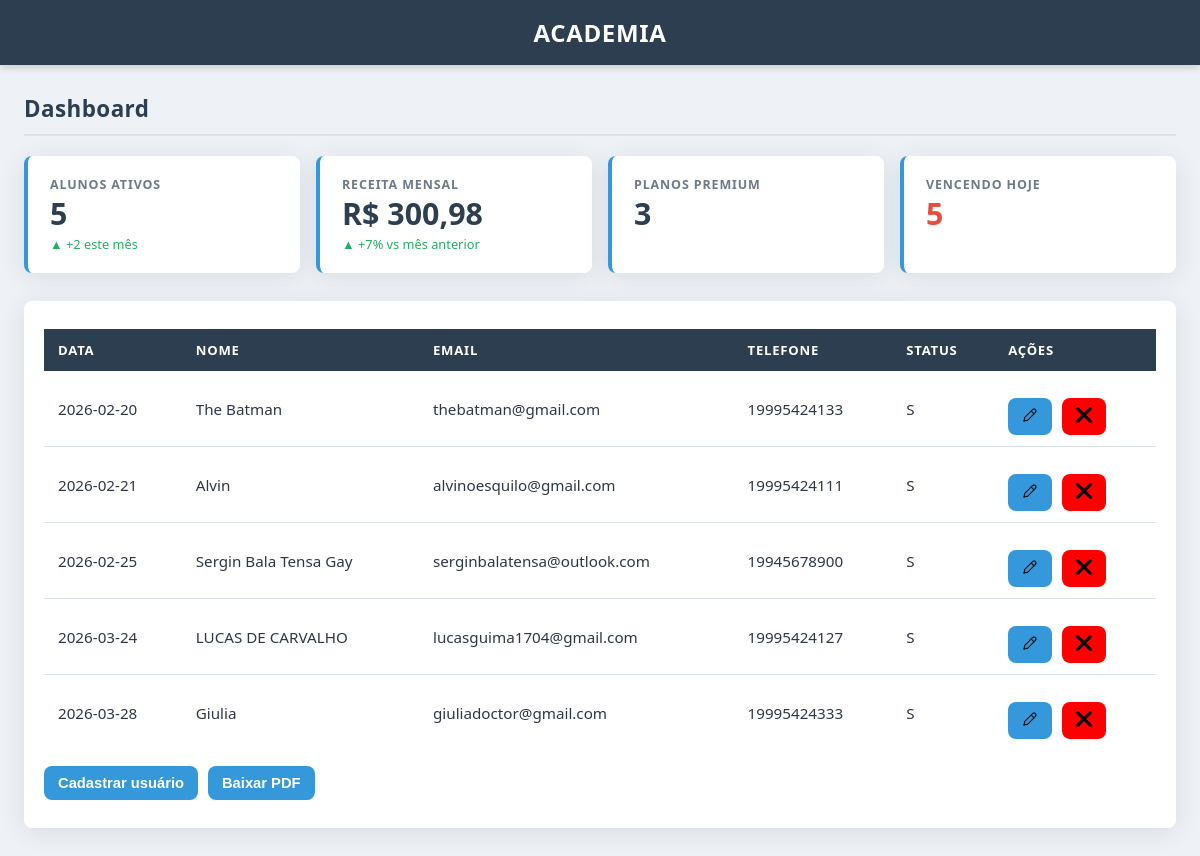
Before: / with the older database file.
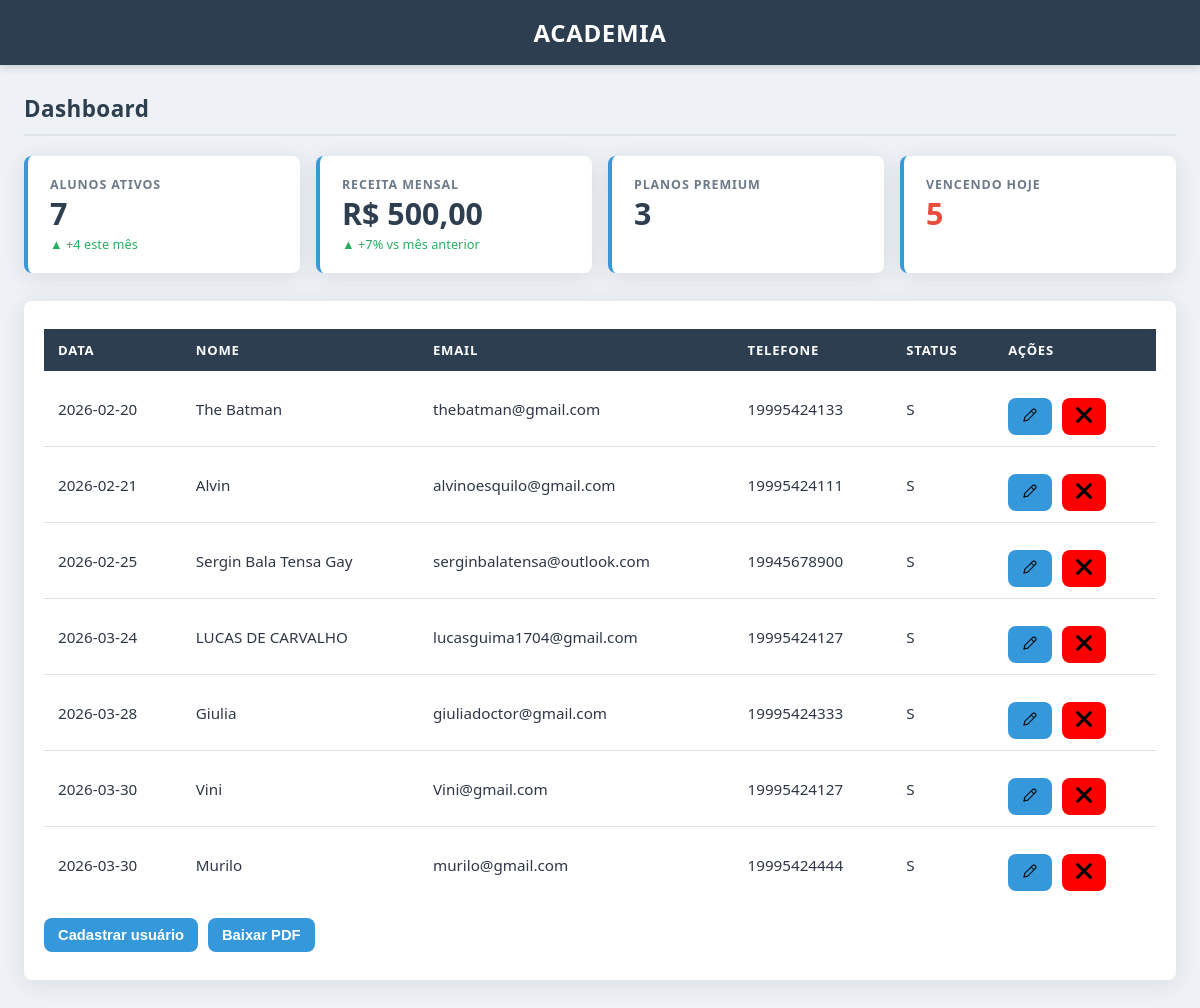
After: the same page with the newer database file.
### tables this page shows
CREATE TABLE users (
	id integer primary key autoincrement,
	full_name text not null,
	email text unique not null,
	password text not null,
	phone text,
	created_at date,
	status text
);

### src/Repository/UserRepository.php (called while the page is built, shortened)
<?php
class UserRepository
{
    private PDO $connection;
    public function __construct(PDO $connection)
    {
        $this->connection = $connection;
    }
    public function formatUser($user){
        return new User(
            $user['id'],
            $user['full_name'],
            $user['email'],
            $user['password'],
            $user['created_at'],
            $user['phone'],
            $user['status']
        );
    }
    public function getAllUsers() {
        $sql = "SELECT *FROM users;";
        $stmt = $this->connection->query($sql);
        $users = $stmt->fetchAll(PDO::FETCH_ASSOC);
        return array_map([$this, 'formatUser'], $users);
    }
    public function countUsersByStatus(string $status): int {
        $sql = "SELECT COUNT(*) FROM users WHERE status = :status;";
        $stmt = $this->connection->prepare($sql);
        $stmt->bindValue(':status', $status, PDO::PARAM_STR);
        $stmt->execute();
        return (int) $stmt->fetchColumn();
    }
    public function usersActivesThisMonth(string $lastDay, string $firstDay): string {
        $sql = "SELECT COUNT(*) FROM users WHERE status = 'S' AND created_at BETWEEN :firstDay and :lastDay;";
        $stmt = $this->connection->prepare($sql);
        $stmt->bindValue(':firstDay', $firstDay, PDO::PARAM_STR);
        $stmt->bindValue(':lastDay', $lastDay, PDO::PARAM_STR);
        $stmt->execute();
        return " ▲ +{$stmt->fetchColumn()} este mês";
    }
}

### src/Repository/SubscriptionRepository.php (called while the page is built, shortened)
<?php
class SubscriptionRepository
{
    private PDO $connection;
    public function __construct(PDO $connection)
    {
        $this->connection = $connection;
    }
    public function countPlan(string $plan): int {
        $sql = "SELECT COUNT(*) FROM users_plans inner JOIN plans ON users_plans.plan_id = plans.id WHERE plans.name = :plan";
        $stmt = $this->connection->prepare($sql);
        $stmt->bindValue(':plan', $plan, PDO::PARAM_STR);
        $stmt->execute();
        return (int) $stmt->fetchColumn();
    }
    public function getMonthlyRevenue(string $firstDay, string $lastDay): float {
        $sql = "SELECT SUM(plans.price)
                FROM users_plans
                INNER JOIN users  ON users_plans.user_id = users.id
                INNER JOIN plans  ON users_plans.plan_id = plans.id
                WHERE users.created_at BETWEEN :firstDay AND :lastDay";
        $stmt = $this->connection->prepare($sql);
        $stmt->bindValue(':firstDay', $firstDay, PDO::PARAM_STR);
        $stmt->bindValue(':lastDay',  $lastDay,  PDO::PARAM_STR);
        $stmt->execute();
        return (float) $stmt->fetchColumn();
    }
}

### src/Domain/User.php (called while the page is built, shortened)
<?php
class User {
    private ?int $id;
    private string $full_name;
    private string $email;
    private string $date;
    private string $phone;
    private string $status;
    public function __construct(
        ?int $id,
        string $full_name,
        string $email,
        string $password,
        string $date,
        string $phone,
        string $status,
    ) {
        $this->id = $id;
        $this->full_name = $full_name;
        $this->email = $email;
        $this->date = $date;
        $this->phone = $phone;
        $this->status = $status;
    }
    public function id(): ?int
    {
        return $this->id;
    }
    public function fullName(): string
    {
        return $this->full_name;
    }
    public function email(): string
    {
        return $this->email;
    }
    public function date(): string
    {
        return $this->date;
    }
    public function phone(): string
    {
        return $this->phone;
    }
    public function status(): string
    {
        return $this->status;
    }
}

### index.php (the view, shortened to what this page needs)
<?php
$connection = Connection::getConnection();
$repository = new UserRepository($connection);
$SubriptionRepository = new SubscriptionRepository($connection);
function getMonthRange($year = null, $month = null) {
    $year = $year ?? date('Y');
    $month = $month ?? date('m');
    $firstDay = date("Y-m-01", strtotime("$year-$month-01"));
    $lastDay = date("Y-m-t", strtotime("$year-$month-01"));
    return [$firstDay, $lastDay];
}
try {
  $users = $repository->getAllUsers();
  $usersActive = $repository->countUsersByStatus('S');
  $usersPremium = $SubriptionRepository->countPlan('Premium');
  list($firstDay, $lastDay) = getMonthRange();
  $usersActivesThisMonth = $repository->usersActivesThisMonth($lastDay, $firstDay);
  $monthlyRevenue = $SubriptionRepository->getMonthlyRevenue($firstDay, $lastDay);
}catch(PDOException $e){
  echo $e->getMessage();
}
?>
<!DOCTYPE html>
<html lang="en">
<head>
    <link rel="stylesheet" href="css/style.css">
    <link rel="stylesheet" href="css/index.css">
</head>
<body>
    <header>
    <h1>Academia</h1>
  </header>
    <div id="dashboard" class="screen">
    <div class="page-title">Dashboard</div>
    <div class="stats-grid">
      <div class="stat-card">
        <div class="stat-label">Alunos Ativos</div>
        <div class="stat-value"><?= $usersActive ?></div>
        <div class="stat-delta"><?= $usersActivesThisMonth ?></div>
      </div>
      <div class="stat-card">
        <div class="stat-label">Receita Mensal</div>
        <div class="stat-value">R$ <?= number_format($monthlyRevenue, 2, ',', '.') ?></div>
        <div class="stat-delta">▲ +7% vs mês anterior</div>
      </div>
      <div class="stat-card">
        <div class="stat-label">Planos Premium</div>
        <div class="stat-value"><?= $usersPremium ?></div>
      </div>
      <div class="stat-card">
        <div class="stat-label">Vencendo Hoje</div>
        <div class="stat-value" style="color: var(--color-danger)">5</div>
      </div>
    </div>
    <div class="dashboard-table-section">
  <main>
    <section>
      <table>
        <thead>
          <tr>
            <th>Data</th>
            <th>Nome</th>
            <th>Email</th>
            <th>Telefone</th>
            <th>Status</th>
            <th>Ações</th>
          </tr>
        </thead>
        <tbody>
          <?php foreach($users as $user):  ?>
          <tr>
            <td><?= $user->date() ?></td>
            <td><?= $user->fullName() ?></td>
            <td><?= $user->email() ?></td>
            <td><?= $user->phone() ?></td>
            <td><?= $user->status() ?></td>
            <td>
              <div class="actions">
                <a href="edit.php?id=<?= $user->id() ?>"><button><img src="img/icons/edit.png" class="icon-trash" alt="editar"></button></a>
                <a href="delete.php?id=<?= $user->id() ?>" ><button style="background-color: red;"><img src="img/icons/close.png" class="icon-trash" alt="excluir"></button></a>
              </div>
            </td>
          </tr>
          <?php endforeach; ?>
        </tbody>
      </table>
      <div class="actions">
        <a href="register-user.php"><button>Cadastrar usuário</button></a>
        <a href="download-pdf.php"><button>Baixar PDF</button></a>
      </div>
    </section>
  </main>
</body>
</html>

### css/style.css (style rules this page uses)
*, *::before, *::after { box-sizing: border-box; margin: 0; padding: 0; }
:root { --color-dark: #2c3e50; --color-darker: #1a252f; --color-accent: #3498db; --color-accent-h:#2980b9; --color-danger: #e74c3c; --color-danger-h:#c0392b; --color-success: #27ae60; --color-bg: #eef1f5; --color-surface: #ffffff; --color-border: #dde3ea; --color-muted: #6c7a89; --color-text: #2d3748; --radius: 8px; --shadow-card: 0 4px 24px rgba(44, 62, 80, 0.10); --shadow-input: 0 0 0 3px rgba(52, 152, 219, 0.18); --transition: 0.18s ease; }
body { font-family: 'Segoe UI', system-ui, sans-serif; background: var(--color-bg); color: var(--color-text); min-height: 100vh; }
header { background: var(--color-dark); color: #fff; padding: 1rem 2rem; text-align: center; letter-spacing: 0.04em; box-shadow: 0 2px 8px rgba(0,0,0,0.18); }
header h1 { font-size: 1.5rem; font-weight: 700; text-transform: uppercase; }
main { padding: 28px 20px; }
table { width: 100%; border-collapse: collapse; background: var(--color-surface); border-radius: var(--radius); overflow: hidden; box-shadow: var(--shadow-card); }
th { background: var(--color-dark); color: #fff; padding: 12px 14px; text-align: left; font-size: 0.82rem; text-transform: uppercase; letter-spacing: 0.06em; }
td { padding: 11px 14px; border-bottom: 1px solid var(--color-border); font-size: 0.95rem; }
tr:last-child td { border-bottom: none; }
.actions { margin-top: 16px; display: flex; gap: 10px; flex-wrap: wrap; }
button { padding: 9px 14px; border: none; border-radius: var(--radius); background: var(--color-accent); color: white; cursor: pointer; font-size: 0.92rem; font-weight: 600; transition: background var(--transition); }
.screen { padding: 28px 24px; max-width: 1200px; margin: 0 auto; }
.page-title { font-size: 1.4rem; font-weight: 700; color: var(--color-dark); margin-bottom: 20px; padding-bottom: 10px; border-bottom: 2px solid var(--color-border); letter-spacing: 0.02em; }
.stats-grid { display: grid; grid-template-columns: repeat(auto-fit, minmax(200px, 1fr)); gap: 16px; margin-bottom: 28px; }
.stat-card { background: var(--color-surface); border-radius: var(--radius); padding: 20px 22px; box-shadow: var(--shadow-card); border-left: 4px solid var(--color-accent); display: flex; flex-direction: column; gap: 6px; transition: transform var(--transition), box-shadow var(--transition); }
.stat-label { font-size: 0.78rem; font-weight: 600; text-transform: uppercase; letter-spacing: 0.07em; color: var(--color-muted); }
.stat-value { font-size: 1.9rem; font-weight: 700; color: var(--color-dark); line-height: 1; }
.stat-delta { font-size: 0.8rem; color: var(--color-success); font-weight: 500; }
.dashboard-table-section { background: var(--color-surface); border-radius: var(--radius); box-shadow: var(--shadow-card); overflow: hidden; }
.dashboard-table-section table { box-shadow: none; border-radius: 0; }

Changed rows visible on the page:
added users: created_at "2026-03-30", full_name "Vini", email "Vini@gmail.com", phone "19995424127", status "S"
added users: created_at "2026-03-30", full_name "Murilo", email "murilo@gmail.com", phone "19995424444", status "S"
Other visible differences:
$usersActive: "5" → "7"
$usersActivesThisMonth: "▲ +2 este mês" → "▲ +4 este mês"
$monthlyRevenue: "300,98" → "500,00"
